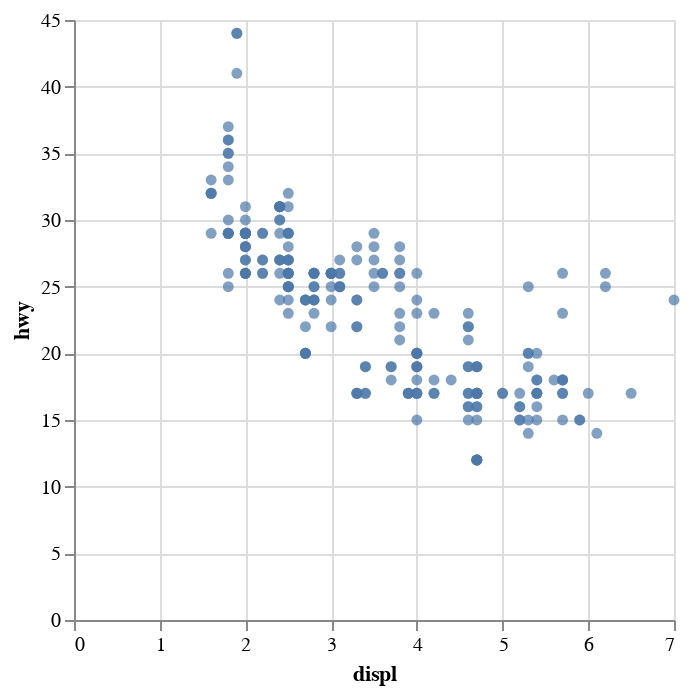

Notebook code for this chart:
### Code cell
# Now, we use Altair
alt.Chart(mpg).mark_circle().encode(
    x = 'displ',
    y = 'hwy'
)

### Figure 1 — Vega-Lite specification as saved in the notebook (floating-point values rounded to 4 significant figures; data arrays with more than 128 entries replaced by an {"elided": "..."} marker saying what was removed)
{"config": {"view": {"continuousWidth": 300, "continuousHeight": 300}}, "data": {"name": "data-784d2a789a5f3a352263a16b6c4cd367"}, "mark": {"type": "circle"}, "encoding": {"x": {"field": "displ", "type": "quantitative"}, "y": {"field": "hwy", "type": "quantitative"}}, "$schema": "https://vega.github.io/schema/vega-lite/v5.8.0.json", "datasets": {"data-784d2a789a5f3a352263a16b6c4cd367": {"elided": "234 records"}}}
